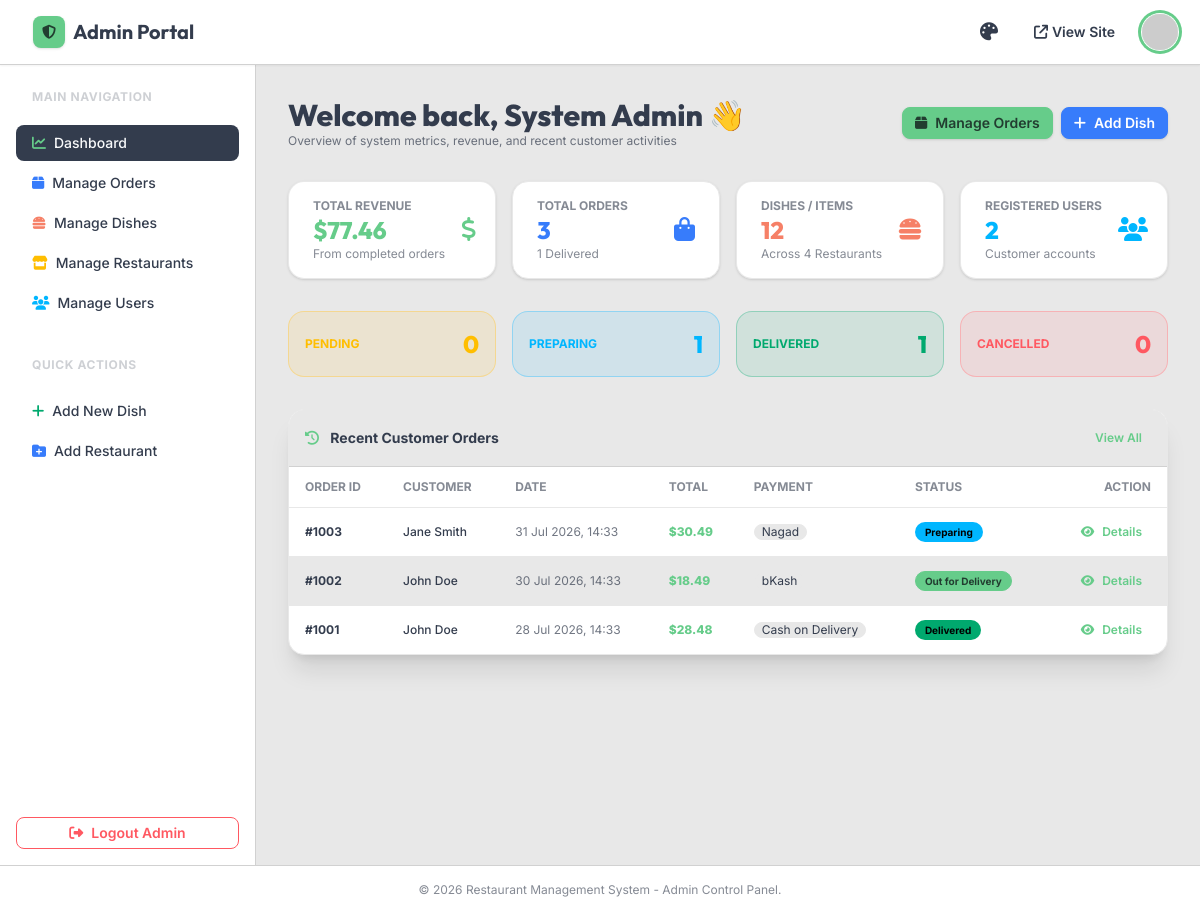
Page /admin/dashboard.php (signed in) on the committed database.
### tables this page shows
CREATE TABLE IF NOT EXISTS `orders` (
  `id` INT(11) NOT NULL AUTO_INCREMENT,
  `user_id` INT(11) NOT NULL,
  `total` DECIMAL(10,2) NOT NULL DEFAULT 0.00,
  `status` ENUM('Pending', 'Preparing', 'Out for Delivery', 'Delivered', 'Cancelled') NOT NULL DEFAULT 'Pending',
  `payment_method` VARCHAR(50) NOT NULL DEFAULT 'Cash on Delivery',
  `payment_number` VARCHAR(50) DEFAULT NULL,
  `shipping_address` TEXT DEFAULT NULL,
  `created_at` DATETIME DEFAULT CURRENT_TIMESTAMP,
  PRIMARY KEY (`id`),
  KEY `fk_orders_user` (`user_id`),
  CONSTRAINT `fk_orders_user` FOREIGN KEY (`user_id`) REFERENCES `users` (`id`) ON DELETE CASCADE
);

CREATE TABLE IF NOT EXISTS `users` (
  `id` INT(11) NOT NULL AUTO_INCREMENT,
  `name` VARCHAR(100) NOT NULL,
  `email` VARCHAR(100) NOT NULL UNIQUE,
  `password_plain` VARCHAR(255) NOT NULL,
  `password_md5` VARCHAR(255) NOT NULL,
  `phone` VARCHAR(20) DEFAULT NULL,
  `address` TEXT DEFAULT NULL,
  `avatar_url` VARCHAR(255) DEFAULT NULL,
  `created_at` DATETIME DEFAULT CURRENT_TIMESTAMP,
  PRIMARY KEY (`id`)
);

### admin/dashboard.php (the view, shortened to what this page needs)
<?php
require_once __DIR__ . '/header.php';
$totalUsers = $conn->query("SELECT COUNT(*) AS total FROM users")->fetch_assoc()['total'] ?? 0;
$totalOrders = $conn->query("SELECT COUNT(*) AS total FROM orders")->fetch_assoc()['total'] ?? 0;
$totalFoods = $conn->query("SELECT COUNT(*) AS total FROM foods")->fetch_assoc()['total'] ?? 0;
$totalRestaurants = $conn->query("SELECT COUNT(*) AS total FROM restaurants")->fetch_assoc()['total'] ?? 0;
$totalRevenue = $conn->query("SELECT SUM(total) AS sum FROM orders WHERE status != 'Cancelled'")->fetch_assoc()['sum'] ?? 0.00;
$totalDelivered = $conn->query("SELECT COUNT(*) AS total FROM orders WHERE status='Delivered'")->fetch_assoc()['total'] ?? 0;
$totalCanceled = $conn->query("SELECT COUNT(*) AS total FROM orders WHERE status='Cancelled'")->fetch_assoc()['total'] ?? 0;
$totalPreparing = $conn->query("SELECT COUNT(*) AS total FROM orders WHERE status='Preparing'")->fetch_assoc()['total'] ?? 0;
$totalPending = $conn->query("SELECT COUNT(*) AS total FROM orders WHERE status='Pending'")->fetch_assoc()['total'] ?? 0;
$recentOrders = $conn->query("
    SELECT o.*, u.name as user_name
    FROM orders o
    LEFT JOIN users u ON o.user_id = u.id
    ORDER BY o.created_at DESC
    LIMIT 5
");
?>
<div class="space-y-8">
    <div class="flex flex-col sm:flex-row justify-between items-start sm:items-center gap-4">
        <div>
            <h1 class="text-3xl font-extrabold font-heading">
                Welcome back, <?= htmlspecialchars($_SESSION['admin_name'] ?? 'Admin'); ?> 👋
            </h1>
            <p class="text-xs text-base-content/70">Overview of system metrics, revenue, and recent customer activities</p>
        </div>
        <div class="flex gap-2">
            <a href="manage_orders.php" class="btn btn-primary btn-sm gap-2 shadow">
                <i class="fa-solid fa-box"></i> Manage Orders
            </a>
            <a href="add_food.php" class="btn btn-secondary btn-sm gap-2 shadow">
                <i class="fa-solid fa-plus"></i> Add Dish
            </a>
        </div>
    </div>
    <div class="grid grid-cols-1 sm:grid-cols-2 lg:grid-cols-4 gap-4">
        <div class="stats bg-base-100 shadow border border-base-200">
            <div class="stat">
                <div class="stat-figure text-primary text-2xl"><i class="fa-solid fa-dollar-sign"></i></div>
                <div class="stat-title text-xs font-bold uppercase">Total Revenue</div>
                <div class="stat-value text-primary font-heading text-2xl">$<?= number_format($totalRevenue, 2); ?></div>
                <div class="stat-desc">From completed orders</div>
            </div>
        </div>
        <div class="stats bg-base-100 shadow border border-base-200">
            <div class="stat">
                <div class="stat-figure text-secondary text-2xl"><i class="fa-solid fa-bag-shopping"></i></div>
                <div class="stat-title text-xs font-bold uppercase">Total Orders</div>
                <div class="stat-value text-secondary font-heading text-2xl"><?= $totalOrders; ?></div>
                <div class="stat-desc"><?= $totalDelivered; ?> Delivered</div>
            </div>
        </div>
        <div class="stats bg-base-100 shadow border border-base-200">
            <div class="stat">
                <div class="stat-figure text-accent text-2xl"><i class="fa-solid fa-burger"></i></div>
                <div class="stat-title text-xs font-bold uppercase">Dishes / Items</div>
                <div class="stat-value text-accent font-heading text-2xl"><?= $totalFoods; ?></div>
                <div class="stat-desc">Across <?= $totalRestaurants; ?> Restaurants</div>
            </div>
        </div>
        <div class="stats bg-base-100 shadow border border-base-200">
            <div class="stat">
                <div class="stat-figure text-info text-2xl"><i class="fa-solid fa-users"></i></div>
                <div class="stat-title text-xs font-bold uppercase">Registered Users</div>
                <div class="stat-value text-info font-heading text-2xl"><?= $totalUsers; ?></div>
                <div class="stat-desc">Customer accounts</div>
            </div>
        </div>
    </div>
    <div class="grid grid-cols-2 sm:grid-cols-4 gap-4">
        <a href="manage_orders.php?status=Pending" class="card bg-warning/10 border border-warning/30 p-4 hover:shadow-lg transition">
            <div class="flex items-center justify-between">
                <span class="text-xs font-bold text-warning uppercase">Pending</span>
                <span class="text-2xl font-extrabold text-warning font-heading"><?= $totalPending; ?></span>
            </div>
        </a>
        <a href="manage_orders.php?status=Preparing" class="card bg-info/10 border border-info/30 p-4 hover:shadow-lg transition">
            <div class="flex items-center justify-between">
                <span class="text-xs font-bold text-info uppercase">Preparing</span>
                <span class="text-2xl font-extrabold text-info font-heading"><?= $totalPreparing; ?></span>
            </div>
        </a>
        <a href="manage_orders.php?status=Delivered" class="card bg-success/10 border border-success/30 p-4 hover:shadow-lg transition">
            <div class="flex items-center justify-between">
                <span class="text-xs font-bold text-success uppercase">Delivered</span>
                <span class="text-2xl font-extrabold text-success font-heading"><?= $totalDelivered; ?></span>
            </div>
        </a>
        <a href="manage_orders.php?status=Cancelled" class="card bg-error/10 border border-error/30 p-4 hover:shadow-lg transition">
            <div class="flex items-center justify-between">
                <span class="text-xs font-bold text-error uppercase">Cancelled</span>
                <span class="text-2xl font-extrabold text-error font-heading"><?= $totalCanceled; ?></span>
            </div>
        </a>
    </div>
    <div class="card bg-base-100 shadow-xl border border-base-200 overflow-hidden">
        <div class="p-4 bg-base-200 border-b border-base-300 font-bold text-sm flex justify-between items-center">
            <span><i class="fa-solid fa-clock-rotate-left mr-2 text-primary"></i> Recent Customer Orders</span>
            <a href="manage_orders.php" class="btn btn-ghost btn-xs text-primary">View All</a>
        </div>
        <div class="overflow-x-auto">
            <table class="table table-zebra w-full text-xs">
                <thead>
                    <tr class="font-bold uppercase">
                        <th>Order ID</th>
                        <th>Customer</th>
                        <th>Date</th>
                        <th>Total</th>
                        <th>Payment</th>
                        <th>Status</th>
                        <th class="text-right">Action</th>
                    </tr>
                </thead>
                <tbody>
                    <?php if ($recentOrders->num_rows > 0): ?>
                        <?php while ($ord = $recentOrders->fetch_assoc()): ?>
                            <?php
                                $badge = match(strtolower($ord['status'])) {
                                    'pending' => 'badge-warning',
                                    'preparing' => 'badge-info',
                                    'out for delivery' => 'badge-primary',
                                    'delivered' => 'badge-success',
                                    'cancelled' => 'badge-error',
                                    default => 'badge-ghost'
                                };
                            ?>
                            <tr class="hover">
                                <td class="font-bold">#<?= $ord['id']; ?></td>
                                <td class="font-medium"><?= htmlspecialchars($ord['user_name'] ?? 'Guest'); ?></td>
                                <td class="text-base-content/70"><?= date('d M Y, H:i', strtotime($ord['created_at'])); ?></td>
                                <td class="font-extrabold text-primary">$<?= number_format($ord['total'], 2); ?></td>
                                <td><span class="badge badge-sm badge-ghost"><?= htmlspecialchars($ord['payment_method']); ?></span></td>
                                <td><span class="badge <?= $badge; ?> font-bold text-[10px]"><?= htmlspecialchars($ord['status']); ?></span></td>
                                <td class="text-right">
                                    <a href="order_details.php?id=<?= $ord['id']; ?>" class="btn btn-ghost btn-xs text-primary">
                                        <i class="fa-solid fa-eye"></i> Details
                                    </a>
                                </td>
                            </tr>
                        <?php endwhile; ?>
                    <?php else: ?>
                        <tr>
                            <td colspan="7" class="text-center text-base-content/60 py-4">No recent orders.</td>
                        </tr>
                    <?php endif; ?>
                </tbody>
            </table>
        </div>
    </div>
</div>
<?php require_once __DIR__ . '/footer.php'; ?>

### admin/header.php (style rules this page uses)
body { font-family: 'Inter', sans-serif; }
h1, h2, h3, h4, .font-heading { font-family: 'Outfit', sans-serif; }

### rows in the picture
orders: id "1003", user.name "Jane Smith", created_at "31 Jul 2026, 14:33", total "30.49", payment_method "Nagad", status "Preparing"
orders: id "1002", user.name "John Doe", created_at "30 Jul 2026, 14:33", total "18.49", payment_method "bKash", status "Out for Delivery"
orders: id "1001", user.name "John Doe", created_at "28 Jul 2026, 14:33", total "28.48", payment_method "Cash on Delivery", status "Delivered"

### other values in the picture
$_SESSION['admin_name'] "System Admin"
$totalRevenue "77.46"
$totalOrders "3"
$totalDelivered "1"
$totalFoods "12"
$totalRestaurants "4"
$totalUsers "2"
$totalPending "0"
$totalPreparing "1"
$totalCanceled "0"
